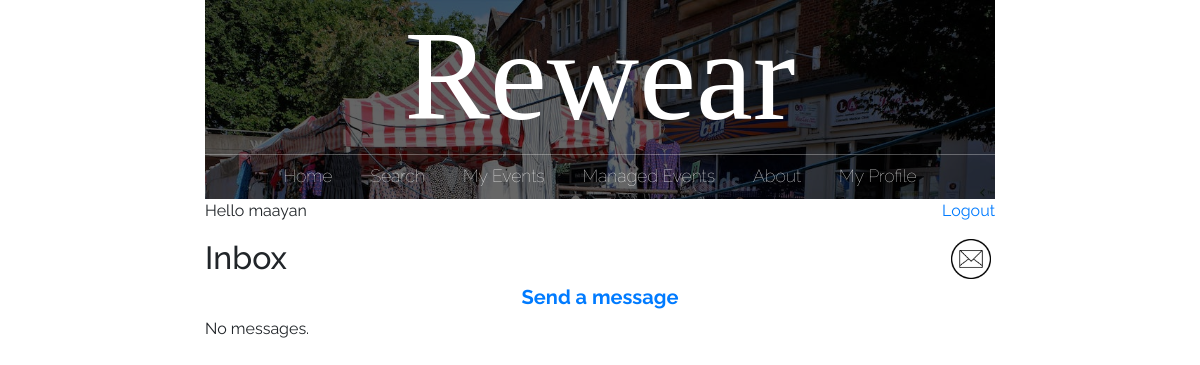
Before: /inbox/ (signed in) with the older database file.
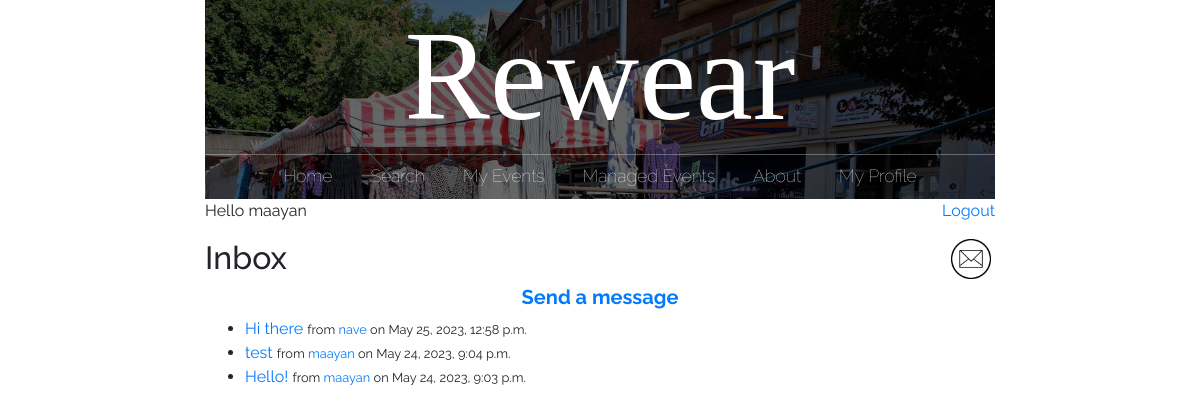
After: the same page with the newer database file.
### main/models.py (models this page shows)
class Message(models.Model):
    sender = models.ForeignKey(User, on_delete=models.CASCADE, related_name='sent_messages')
    recipient = models.ForeignKey(User, on_delete=models.CASCADE, related_name='received_messages')
    subject = models.CharField(max_length=255)
    body = models.TextField()
    from django.utils import timezone
    created_at = models.DateTimeField(default=timezone.now)
    is_read = models.BooleanField(default=False)

### main/views.py (the view)
# urls.py: path("inbox/", views.inbox, name="inbox"),
@login_required
def inbox(request):
    messages = Message.objects.filter(recipient=request.user)
    new_mail = new_messages(request.user.username)
    return render(request, 'main/inbox.html', {'messages': messages, 'new_mail': new_mail})

### main/views.py (called while the page is built)
def new_messages(username):
    try:
        messages = Message.objects.filter(recipient=User.objects.filter(username=username)[0])
        for m in messages:
            if not m.is_read:
                return True
        return False
    except:
        return False

### main/templates/main/inbox.html
{% extends 'main/base.html' %}
{% block content %}
  <h2>Inbox</h2>
  <center>
    <a href="/send_message/"><h5><b>Send a message</b></h5></a>
  </center>
  {% if messages %}
    <ul>
      {% for message in messages reversed %}
        <li{% if not message.is_read %} style="font-weight: bold;"{% endif %}>
          <a href="/message_detail/{{message.id}}">
            {% if not message.is_read %}
              <big><b>{{ message.subject }}</b></big>
            {% else %}
              {{ message.subject }}
            {% endif %}
          </a>
          {% if not message.is_read %}
            from <a href="/profile/{{ message.sender.username }}">{{ message.sender.username }}</a> on {{ message.created_at }}
          {% else %}
            <small>from <a href="/profile/{{ message.sender.username }}">{{ message.sender.username }}</a> on {{ message.created_at }}</small>
          {% endif %}
        </li>
      {% endfor %}
    </ul>
  {% else %}
    <p>No messages.</p>
  {% endif %}
{% endblock %}

Changed rows visible on the page:
added Message: subject "Hi there", sender.username "nave", created_at "May 25, 2023, 12:58 p.m."
added Message: subject "test", sender.username "maayan", created_at "May 24, 2023, 9:04 p.m."
added Message: subject "Hello!", sender.username "maayan", created_at "May 24, 2023, 9:03 p.m."
Other visible differences:
text no longer shown: "No messages."
